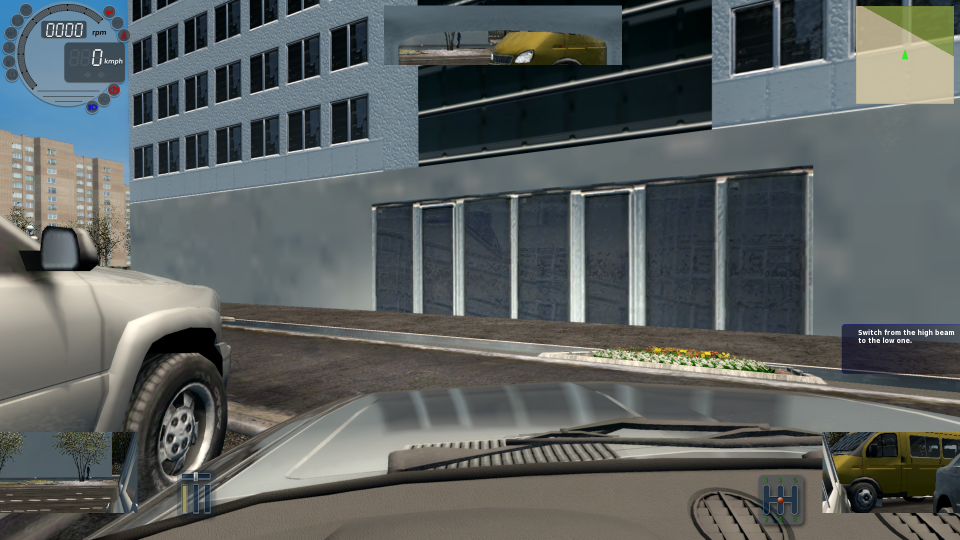
#> input picture images/5.png, 1920 x 1080 px (shown at 1/2 size)
$ python detect1.py
#> lines starting #> are read from the running program, lines starting #| are printed output that depends on the picture; after the words box and inside, x2 and y2 are one past the last pixel; in counts of white or black regions, pixels touching at a corner belong together
import cv2
import numpy as np

# Load image
image = cv2.imread('images/5.png')
#> image is the input picture: shape (1080, 1920, 3); mean B, G, R 95.5, 96.5, 91.5
if image is None:
    print("❌ Failed to load image - check path 'images/2.png'")
    exit()

# Crop region of interest
cropped = image[0:230, 0:263].copy()
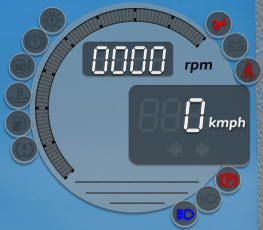
#> cropped: shape (230, 263, 3); mean B, G, R 144, 119.4, 87.6
print(f"✓ Cropped region: 263x230 pixels")

# Define precise sampling points (small regions to avoid noise)
objects = [
    [50, 16, 2, 2, "lampes"],
    [214, 20, 2, 2, "libre_volant"],
    [230, 44, 2, 2, "batterie"],
    [246, 62, 2, 2, "ceinture"],
    [184, 212, 2, 2, "phare"],
    [206, 198, 1, 1, "code"],          # Fixed y-coordinate
    [226, 176, 2, 2, "frein_a_main"],  # Fixed y-coordinate
    [170, 146, 5, 5, "signalGauche"],
    [198, 146, 5, 5, "signalDroite"],
]

# STEP 1: ANALYZE COLORS FIRST (on pristine image - NO DRAWING YET)
print("\n" + "="*70)
print("PIXEL ANALYSIS: 0=GRAY (OFF) | 1=COLORED (ON)")
print("="*70)
print(f"{'#':<3} {'Indicator':<20} {'State':<10} {'RGB Value':<20}")
print("-"*70)

results = []
for i, (x1, y1, w, h, label) in enumerate(objects, 1):
    # Validate boundaries
    x2, y2 = min(x1 + w, 263), min(y1 + h, 230)
    x1, y1 = max(0, x1), max(0, y1)

    if x2 <= x1 or y2 <= y1:
        results.append((i, label, -1, (0,0,0)))
        print(f"{i:<3} {label:<20} {'❌ INVALID':<10} N/A")
        continue

    # Extract region from ORIGINAL cropped image (untouched)
    region = cropped[y1:y2, x1:x2]

    # Get average BGR → convert to RGB
    avg_bgr = cv2.mean(region)[:3]
    r, g, b = int(avg_bgr[2]), int(avg_bgr[1]), int(avg_bgr[0])

    # Detect state: 0=gray (channels similar), 1=colored (significant difference)
    max_diff = max(abs(r - g), abs(r - b), abs(g - b))
    state = 0 if max_diff < 25 else 1  # Threshold tuned for dashboard indicators

    # Store result
    results.append((i, label, state, (r, g, b)))

    # Terminal color preview (truecolor terminals only)
    color_block = f"\033[48;2;{r};{g};{b}m    \033[0m" if r+g+b > 10 else "    "
    state_display = f"{state} (OFF)" if state == 0 else f"{state} (ON)"
    print(f"{i:<3} {label:<20} {state_display:<10} {color_block} ({r},{g},{b})")
#> this loop made 9 passes
#> (avg_bgr, r, g, b, max_diff, state, state_display) on passes 1 to 9: ((88.25, 76.25, 60.25), 60, 76, 88, 28, 1, '1 (ON)'), ((5, 4.25, 209.8), 209, 4, 5, 205, 1, '1 (ON)'), ((91.25, 79.25, 63.25), 63, 79, 91, 28, 1, '1 (ON)'), ((34.25, 31, 129.2), 129, 31, 34, 98, 1, '1 (ON)'), ((208.2, 19.75, 16.5), 16, 19, 208, 192, 1, '1 (ON)'), ((85, 77, 66), 66, 77, 85, 19, 0, '0 (OFF)'), ((11.5, 10.25, 195.2), 195, 10, 11, 185, 1, '1 (ON)'), ((96.72, 87.4, 75.48), 75, 87, 96, 21, 0, '0 (OFF)'), ((96.52, 87.52, 75.64), 75, 87, 96, 21, 0, '0 (OFF)')
#| 1   lampes               1 (ON)     [48;2;60;76;88m    [0m (60,76,88)
#| 2   libre_volant         1 (ON)     [48;2;209;4;5m    [0m (209,4,5)
#| 3   batterie             1 (ON)     [48;2;63;79;91m    [0m (63,79,91)
#| 4   ceinture             1 (ON)     [48;2;129;31;34m    [0m (129,31,34)
#| 5   phare                1 (ON)     [48;2;16;19;208m    [0m (16,19,208)
#| 6   code                 0 (OFF)    [48;2;66;77;85m    [0m (66,77,85)
#| 7   frein_a_main         1 (ON)     [48;2;195;10;11m    [0m (195,10,11)
#| 8   signalGauche         0 (OFF)    [48;2;75;87;96m    [0m (75,87,96)
#> (further printed lines are left out)
#> after the loop, results = 9 items

print("="*70)

# STEP 2: DRAW VISUALIZATION ON A SEPARATE COPY (after analysis is complete)
visualized = cropped.copy()
colors_bgr = [(0, 0, 255), (0, 255, 0), (255, 0, 0), (0, 255, 255), (255, 0, 255),
              (255, 255, 0), (128, 0, 128), (0, 128, 0), (128, 128, 0)]

for i, (x1, y1, w, h, label) in enumerate(objects):
    x2, y2 = min(x1 + w, 263), min(y1 + h, 230)
    x1, y1 = max(0, x1), max(0, y1)

    if x2 > x1 and y2 > y1:
        # Draw on VISUALIZATION copy only (original 'cropped' remains pristine)
        cv2.rectangle(visualized, (x1, y1), (x2, y2), colors_bgr[i % len(colors_bgr)], 1)
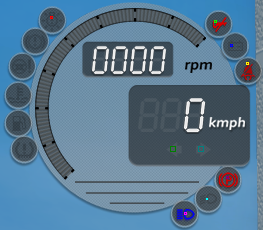
#> visualized: shape (230, 263, 3); 0.15% of pixels changed, all inside (x1, y1, x2, y2) = (50, 16, 249, 215)

# Display visualization
cv2.imshow('Dashboard Analysis (Boxes drawn AFTER analysis)', visualized)
print("\n💡 Press any key in image window to close...")
cv2.waitKey(0)
cv2.destroyAllWindows()

# Save outputs
cv2.imwrite('images/analysis_result.png', visualized)
with open('images/states.txt', 'w') as f:
    for _, label, state, _ in results:
        if state != -1:
            f.write(f"{label}: {state}\n")
#> this loop made 9 passes
#> (label, state) on passes 1 to 9: ('lampes', 1), ('libre_volant', 1), ('batterie', 1), ('ceinture', 1), ('phare', 1), ('code', 0), ('frein_a_main', 1), ('signalGauche', 0), ('signalDroite', 0)

print("\n✓ Saved:")
print("  - analysis_result.png : Visualization with boxes")
print("  - states.txt          : Indicator states (0=OFF, 1=ON)")

$ run again, with images/3.png copied over images/5.png
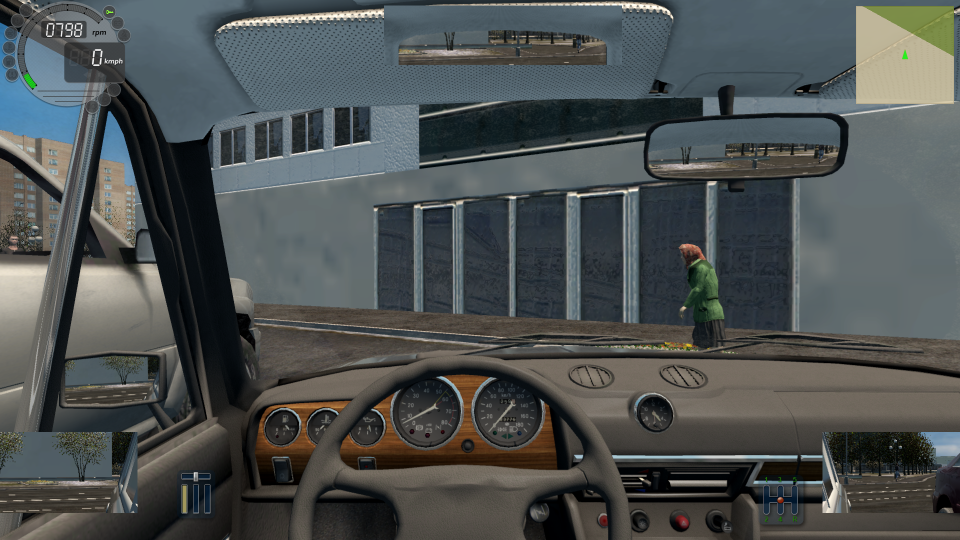
#> input picture images/3.png, 1920 x 1080 px (shown at 1/2 size)
#> image is the input picture: shape (1080, 1920, 3); mean B, G, R 80.8, 81.2, 76.8
#> `cropped = image[0:230, 0:263].copy()`:
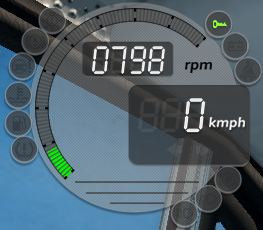
#> cropped: shape (230, 263, 3); mean B, G, R 108.4, 98.4, 81.5
#> the loop `for i, (x1, y1, w, h, label) in enumerate(objects, 1):` made 9 passes
#> (avg_bgr, r, g, b, max_diff, state, state_display) on passes 1 to 8: ((61.75, 62, 62.25), 62, 62, 61, 1, 0, '0 (OFF)'), ((60.75, 244.8, 139.8), 139, 244, 60, 184, 1, '1 (ON)'), ((77.25, 74.25, 70), 70, 74, 77, 7, 0, '0 (OFF)'), ((68.5, 66.25, 62.5), 62, 66, 68, 6, 0, '0 (OFF)'), ((80.25, 79.5, 76.25), 76, 79, 80, 4, 0, '0 (OFF)'), ((57, 57, 56), 56, 57, 57, 1, 0, '0 (OFF)'), ((50, 49.5, 48), 48, 49, 50, 2, 0, '0 (OFF)'), ((90.52, 82.64, 72.72), 72, 82, 90, 18, 0, '0 (OFF)')
#> (printed output is left out)
#> after the loop `for i, (x1, y1, w, h, label) in enumerate(objects, 1):`: results = 9 items
#> after the loop `for i, (x1, y1, w, h, label) in enumerate(objects):`:
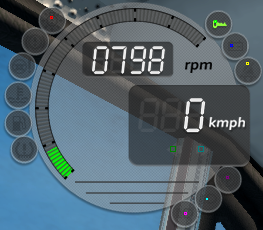
#> visualized: shape (230, 263, 3); 0.15% of pixels changed, all inside (x1, y1, x2, y2) = (50, 16, 249, 215)
#> the loop `for _, label, state, _ in results:` made 9 passes
#> (label, state) on passes 1 to 8: ('lampes', 0), ('libre_volant', 1), ('batterie', 0), ('ceinture', 0), ('phare', 0), ('code', 0), ('frein_a_main', 0), ('signalGauche', 0)
